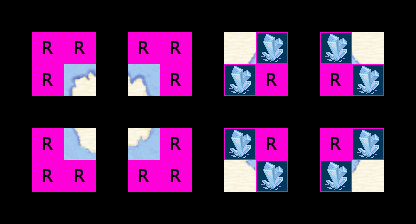

Rendered tile map (Tiled .tmx) drawn with the repository's tilesets; below, a short description and the map source with its tile grids summarised:
An orthogonal 13x7 tile map with 32x32 px tiles, 5 tile layers (Regions, Input_set, Input_set, Input_set, ...), 4 tilesets.

<map version="1.0" orientation="orthogonal" width="13" height="7" tilewidth="32" tileheight="32">
 <tileset firstgid="1" name="collision" tilewidth="32" tileheight="32">
  <image source="../../graphics/tiles/collision.png" width="64" height="32" />
 </tileset>
 <tileset firstgid="3" name="set_icecave" tilewidth="32" tileheight="32">
  <image source="../../graphics/tiles/set_icecave.png" width="128" height="128" />
 </tileset>
 <tileset firstgid="19" name="set_rules" tilewidth="32" tileheight="32">
  <image source="../../graphics/tiles/set_rules.png" width="64" height="64" />
 </tileset>
 <tileset firstgid="23" name="icecave" tilewidth="32" tileheight="32">
  <image source="../../graphics/tiles/icecave.png" width="512" height="256" />
 </tileset>
 <layer name="Regions" width="13" height="7">
  <data>[91 cells, 32 non-empty, 1 distinct tile ids]</data>
 </layer>
 <layer name="Input_set" width="13" height="7">
  <data>[91 cells, 16 non-empty, 1 distinct tile ids]</data>
 </layer>
 <layer name="Input_set" width="13" height="7">
  <data>[91 cells, 16 non-empty, 1 distinct tile ids]</data>
 </layer>
 <layer name="Input_set" width="13" height="7">
  <data>[91 cells, 16 non-empty, 1 distinct tile ids]</data>
 </layer>
 <layer name="Output_Ground" width="13" height="7">
  <data>[91 cells, 8 non-empty, 8 distinct tile ids]</data>
 </layer>
</map>
